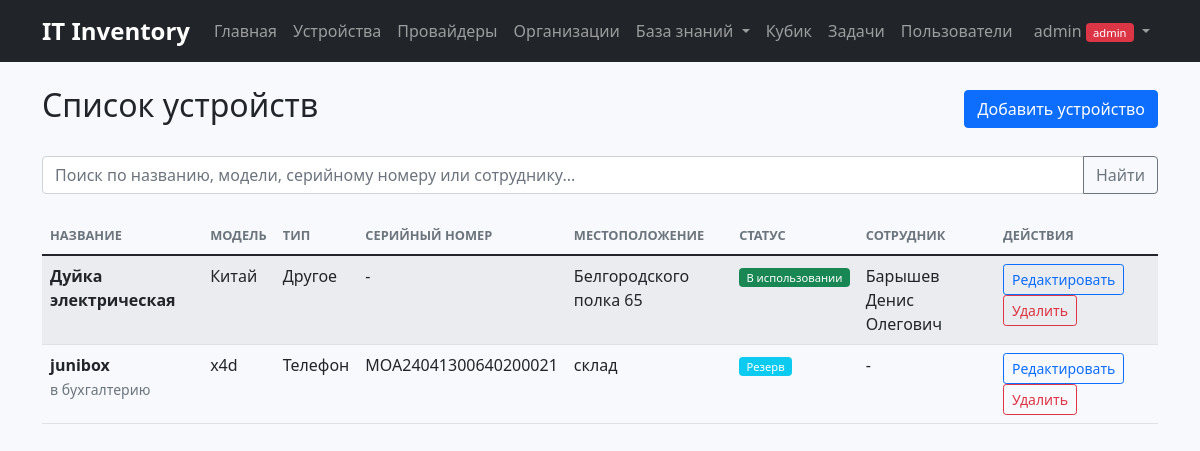
Before: /devices (signed in) with the older database file.
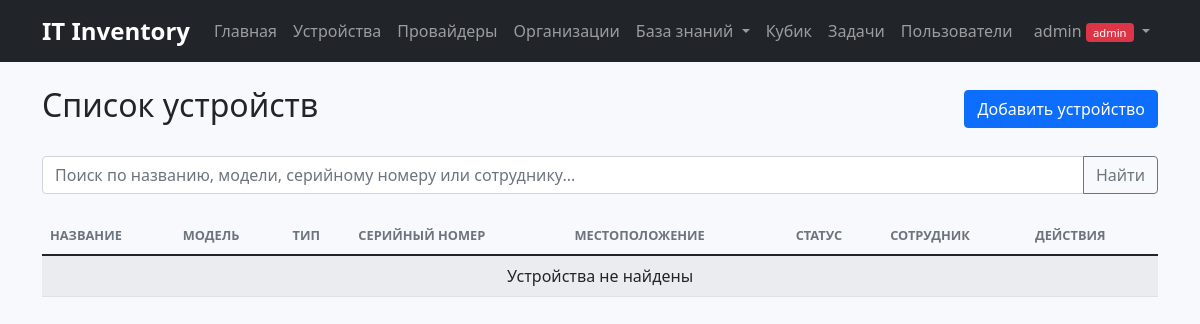
After: the same page with the newer database file.
### tables this page shows
CREATE TABLE devices (
            id INTEGER PRIMARY KEY AUTOINCREMENT,
            name TEXT NOT NULL,
            model TEXT,
            type TEXT NOT NULL,
            serial_number TEXT UNIQUE,
            mac_address TEXT,
            ip_address TEXT,
            location TEXT NOT NULL,
            status TEXT NOT NULL,
            assigned_to TEXT,
            specifications TEXT,
            created_at TIMESTAMP DEFAULT CURRENT_TIMESTAMP
        );

### app.py (the view)
@app.route('/devices')
@login_required
def devices():
    db = get_db()
    devices = db.execute('''
        SELECT * FROM devices
        ORDER BY created_at DESC
    ''').fetchall()
    return render_template('devices.html', devices=devices)

### database.py (called while the page is built)
def get_db():
    conn = sqlite3.connect('it_inventory.db')
    conn.row_factory = sqlite3.Row
    return conn

### requirements.py (called while the page is built)
def login_required(f):
    @wraps(f)
    def decorated_function(*args, **kwargs):
        if not session.get('logged_in'):
            flash('Пожалуйста, войдите в систему', 'error')
            return redirect(url_for('users.login'))
        return f(*args, **kwargs)
    return decorated_function

### templates/devices.html
{% extends "base.html" %}
{% block content %}
<div class="d-flex justify-content-between align-items-center mb-4">
    <h2>Список устройств</h2>
    {% if session.role == 'admin' %}
        <a href="{{ url_for('add_device') }}" class="btn btn-primary">Добавить устройство</a>
    {% endif %}
</div>
<form method="GET" action="{{ url_for('search') }}" class="mb-4">
    <div class="input-group">
        <input type="text" name="q" class="form-control" placeholder="Поиск по названию, модели, серийному номеру или сотруднику..."
               value="{{ search_query or '' }}">
        <button class="btn btn-outline-secondary" type="submit">Найти</button>
    </div>
</form>
<div class="table-responsive">
    <table class="table table-striped">
        <thead>
            <tr>
                <th>Название</th>
                <th>Модель</th>
                <th>Тип</th>
                <th>Серийный номер</th>
                <th>Местоположение</th>
                <th>Статус</th>
                <th>Сотрудник</th>
                {% if session.role == 'admin' %}
                    <th>Действия</th>
                {% endif %}
            </tr>
        </thead>
        <tbody>
            {% for device in devices %}
            <tr>
                <td>
                    <strong>{{ device.name }}</strong>
                    {% if device.specifications %}
                        <br><small class="text-muted">{{ device.specifications[:50] }}{% if device.specifications|length > 50 %}...{% endif %}</small>
                    {% endif %}
                </td>
                <td>{{ device.model or '-' }}</td>
                <td>{{ device.type }}</td>
                <td>{{ device.serial_number }}</td>
                <td>{{ device.location }}</td>
                <td>
                    <span class="badge
                        {% if device.status == 'В использовании' %}bg-success
                        {% elif device.status == 'На складе' %}bg-primary
                        {% elif device.status == 'В ремонте' %}bg-warning
                        {% elif device.status == 'Резерв' %}bg-info
                        {% else %}bg-secondary{% endif %}">
                        {{ device.status }}
                    </span>
                </td>
                <td>{{ device.assigned_to or '-' }}</td>
                {% if session.role == 'admin' %}
                    <td>
                        <a href="{{ url_for('edit_device', device_id=device.id) }}" class="btn btn-sm btn-outline-primary">Редактировать</a>
                        <a href="{{ url_for('delete_device', device_id=device.id) }}" class="btn btn-sm btn-outline-danger"
                           onclick="return confirm('Удалить устройство?')">Удалить</a>
                    </td>
                {% endif %}
            </tr>
            {% else %}
            <tr>
                <td colspan="{% if session.role == 'admin' %}8{% else %}7{% endif %}" class="text-center">Устройства не найдены</td>
            </tr>
            {% endfor %}
        </tbody>
    </table>
</div>
{% endblock %}

Changed rows visible on the page:
removed devices: name "Дуйка электрическая", model "Китай", type "Другое", serial_number "-", location "Белгородского полка 65", status "В использовании", assigned_to "Барышев Денис Олегович"
removed devices: name "junibox", specifications "в бухгалтерию", model "x4d", type "Телефон", serial_number "MOA24041300640200021", location "склад", status "Резерв", assigned_to "-"
Other visible differences:
text now shown: "Устройства не найдены"
